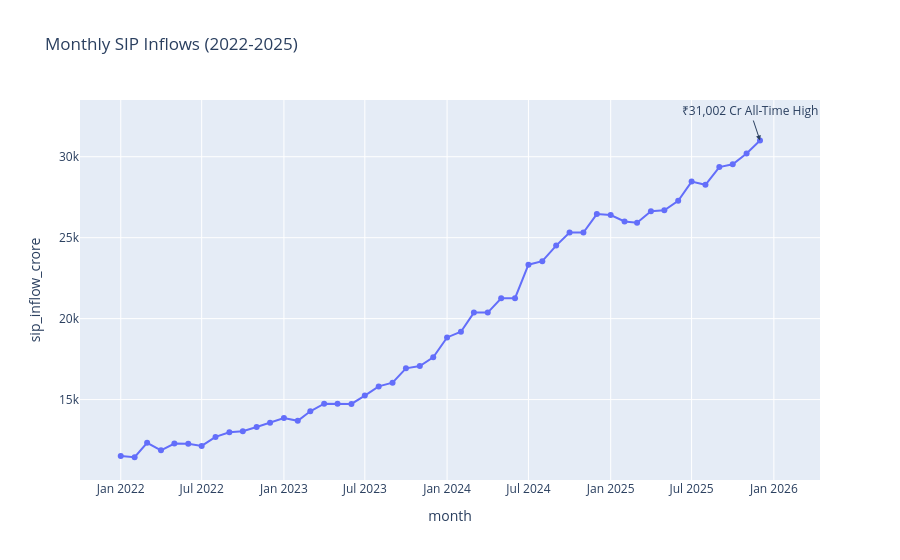

Source (notebook cell):
### Code cell
peak_date = peak["month"].strftime("%Y-%m-%d")

fig = px.line(
    sip,
    x="month",
    y="sip_inflow_crore",
    markers=True,
    title="Monthly SIP Inflows (2022-2025)"
)

fig.add_annotation(
    x=peak_date,
    y=peak["sip_inflow_crore"],
    text="₹31,002 Cr All-Time High",
    showarrow=True,
    arrowhead=2
)

fig.show()

### Figure 1 — Plotly figure (JSON) as saved in the notebook; plotly's stock layout.template omitted (floating-point values rounded to 4 significant figures)
{"data": [{"hovertemplate": "month=%{x}<br>sip_inflow_crore=%{y}<extra></extra>", "legendgroup": "", "line": {"color": "#636efa", "dash": "solid"}, "marker": {"symbol": "circle"}, "mode": "lines+markers", "name": "", "orientation": "v", "showlegend": false, "type": "scatter", "x": ["2022-01-01T00:00:00", "2022-02-01T00:00:00", "2022-03-01T00:00:00", "2022-04-01T00:00:00", "2022-05-01T00:00:00", "2022-06-01T00:00:00", "2022-07-01T00:00:00", "2022-08-01T00:00:00", "2022-09-01T00:00:00", "2022-10-01T00:00:00", "2022-11-01T00:00:00", "2022-12-01T00:00:00", "2023-01-01T00:00:00", "2023-02-01T00:00:00", "2023-03-01T00:00:00", "2023-04-01T00:00:00", "2023-05-01T00:00:00", "2023-06-01T00:00:00", "2023-07-01T00:00:00", "2023-08-01T00:00:00", "2023-09-01T00:00:00", "2023-10-01T00:00:00", "2023-11-01T00:00:00", "2023-12-01T00:00:00", "2024-01-01T00:00:00", "2024-02-01T00:00:00", "2024-03-01T00:00:00", "2024-04-01T00:00:00", "2024-05-01T00:00:00", "2024-06-01T00:00:00", "2024-07-01T00:00:00", "2024-08-01T00:00:00", "2024-09-01T00:00:00", "2024-10-01T00:00:00", "2024-11-01T00:00:00", "2024-12-01T00:00:00", "2025-01-01T00:00:00", "2025-02-01T00:00:00", "2025-03-01T00:00:00", "2025-04-01T00:00:00", "2025-05-01T00:00:00", "2025-06-01T00:00:00", "2025-07-01T00:00:00", "2025-08-01T00:00:00", "2025-09-01T00:00:00", "2025-10-01T00:00:00", "2025-11-01T00:00:00", "2025-12-01T00:00:00"], "xaxis": "x", "y": [11517, 11438, 12328, 11863, 12286, 12276, 12140, 12694, 12976, 13040, 13306, 13573, 13856, 13687, 14276, 14749, 14749, 14734, 15245, 15814, 16042, 16928, 17073, 17610, 18838, 19187, 20371, 20371, 21262, 21262, 23332, 23547, 24509, 25323, 25320, 26459, 26400, 25999, 25926, 26632, 26688, 27274, 28464, 28265, 29361, 29529, 30200, 31002], "yaxis": "y"}], "layout": {"annotations": [{"arrowhead": 2, "showarrow": true, "text": "₹31,002 Cr All-Time High", "x": "2025-12-01", "y": 31002}], "legend": {"tracegroupgap": 0}, "title": {"text": "Monthly SIP Inflows (2022-2025)"}, "xaxis": {"anchor": "y", "domain": [0, 1], "title": {"text": "month"}}, "yaxis": {"anchor": "x", "domain": [0, 1], "title": {"text": "sip_inflow_crore"}}}}
